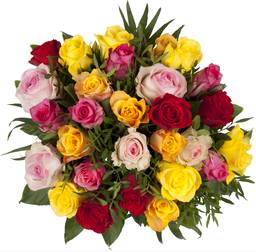
#> input picture Image.png, 256 x 252 px, shrunk from 1195 x 1177 before the run
$ python main.py
#> lines starting #> are read from the running program, lines starting #| are printed output that depends on the picture
### utils.py
import numpy as np
import matplotlib.pyplot as plt


def assignToMean(data, meanVec):
    distMat = []
    for i in range(len(meanVec)):
        diff = data - np.tile(meanVec[i], (data.shape[0], 1))
        distsq = diff ** 2
        dist = np.sum(distsq, axis=1)
        distMat.append(dist)
    distMat = np.asarray(distMat)
    sortedIndex = np.argsort(distMat, axis=0)
    thisCluster = sortedIndex[0, :]
    return thisCluster


def meanCal(data, clstr, k):
    meanVec = []
    for i in range(k):
        meanVec.append(np.mean(data[clstr == i, :], axis=0))
    return meanVec


def KMNS(data, k):
    # initialize
    meanVec = []
    for i in range(k):
        point = 255 / (k - 1)
        meanVec.append(np.array([point * i, point * i, point * i]))

    error = 1e-3
    diff = 1
    count = 0
    while diff >= error:
        count += 1
        clusterIndex = assignToMean(data, meanVec)
        meanVecNew = meanCal(data, clusterIndex, k)
        diff = np.sum((np.array(meanVec) - np.array(meanVecNew)) ** 2)
        meanVec = meanVecNew

    return clusterIndex, meanVec, count


def reconstructImg(dimension, category, mean):
    img = np.zeros((category.shape[0], 3))
    for i in range(len(mean)):
        img[category == i, :] = mean[i]
    img = np.asarray(img)
    img = img.reshape(dimension)
    img = img.astype(int)

    return img


def plotSelect(meanVec):
    color = np.tile(meanVec[0], (300, 1)).reshape((20, 15, 3))
    for i in range(1, len(meanVec)):
        thiscolor = np.tile(meanVec[i], (300, 1)).reshape((20, 15, 3))
        color = np.concatenate((color, thiscolor), axis=1)
    color = color.astype(int)
    plt.imshow(color)
    plt.show()

### main.py
from utils import *
from PIL import Image

image = Image.open('Image.png')
#> image is the input picture: PIL image 256x252 RGBA; mean R, G, B, A 191.1, 162.7, 133, 255
image = image.convert("RGB")
#> image: PIL image 256x252 RGB
imgdata = np.array(image)
plt.imshow(imgdata)
plt.show()

l, w, h = imgdata.shape
#> l = 252; w = 256; h = 3
imgSize = imgdata.shape
#> imgSize = (252, 256, 3)
imgResize = (l * w, h)
#> imgResize = (64512, 3)
imgdata = imgdata.reshape(imgResize)

# K=20
finalD20, finalMean20, count20 = KMNS(imgdata, 20)
#> the loop in KMNS, `while diff >= error:` made 163 passes
#> diff on passes 1 to 3: 82842.2, 9584.7, 2371.6
#> after the loop in KMNS, `while diff >= error:`: count = 163
#> finalMean20 = 20 items, first 6: [26.4, 17.06, 5.28], [52.11, 47.45, 13.6], [103.7, 7.08, 27.97], [74.25, 76.52, 29.37], [157.3, 3.48, 34.62], [179.3, 103.6, 11.83]; count20 = 163
plotSelect(finalMean20)
#> the loop in plotSelect, `for i in range(1, len(meanVec)):` made 19 passes
#> after the loop in plotSelect, `for i in range(1, len(meanVec)):`:
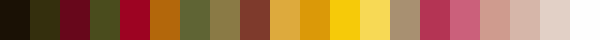
#> color: shape (20, 300, 3) float64 (shown 2 times larger); mean of channels 0, 1, 2 167.2, 118.7, 77.1; drawn as R, G, B
Compressed20 = reconstructImg(imgSize, finalD20, finalMean20)
#> the loop in reconstructImg, `for i in range(len(mean)):` made 20 passes
#> in reconstructImg, `img = img.reshape(dimension)`:
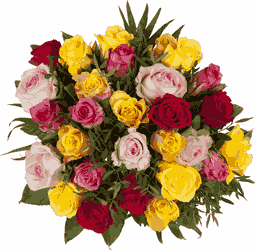
#> img: shape (252, 256, 3) float64; mean of channels 0, 1, 2 191.1, 162.7, 133; drawn as R, G, B
plt.imshow(Compressed20)
plt.show()

# K=10
finalD10, finalMean10, count10 = KMNS(imgdata, 10)
#> the loop in KMNS (call 2), `while diff >= error:` made 74 passes
#> diff on passes 1 to 12: 39815.6, 3922.2, 1793.9, 320, 124.2, 57.74, 43.75, 36.81, 29.28, 30.14, 26.14, 17.65
#> finalMean10 = [[45.5, 34.63, 11.77], [90.56, 89.07, 42.31], [136.2, 8.48, 33.12], [192.3, 127.4, 21.43], [179.8, 68.62, 90.42], [242.2, 194, 9.79], [241.5, 206.3, 78.35], [192.1, 140, 127], [219.3, 191, 179.2], [254.5, 254.5, 254.4]]; count10 = 74
plotSelect(finalMean10)
#> the loop in plotSelect (call 2), `for i in range(1, len(meanVec)):` made 9 passes
#> after the loop in plotSelect (call 2), `for i in range(1, len(meanVec)):`:
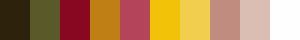
#> color: shape (20, 150, 3) float64 (shown 2 times larger); mean of channels 0, 1, 2 179.4, 131.4, 84.8; drawn as R, G, B
Compressed10 = reconstructImg(imgSize, finalD10, finalMean10)
#> call 2 of reconstructImg, with dimension = (252, 256, 3), category = array of shape (64512,)
#> the loop in reconstructImg (call 2), `for i in range(len(mean)):` made 10 passes
#> in reconstructImg (call 2), `img = img.reshape(dimension)`:
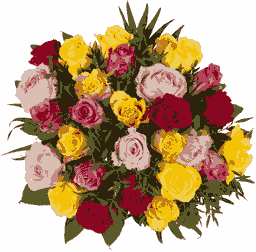
#> img: shape (252, 256, 3) float64; mean of channels 0, 1, 2 191.1, 162.7, 133; drawn as R, G, B
plt.imshow(Compressed10)
plt.show()

# K=5
finalD5, finalMean5, count5 = KMNS(imgdata, 5)
#> finalMean5 = [[64.63, 53.25, 23.86], [150.1, 55.4, 51.18], [234, 185.5, 28.78], [210.1, 168.2, 152], [254.1, 253.9, 253.6]]; count5 = 36
Compressed5 = reconstructImg(imgSize, finalD5, finalMean5)
#> call 3 of reconstructImg, with dimension = (252, 256, 3), category = array of shape (64512,)
#> the loop in reconstructImg (call 3), `for i in range(len(mean)):` made 5 passes
#> in reconstructImg (call 3), `img = img.reshape(dimension)`:
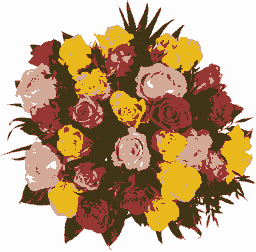
#> img: shape (252, 256, 3) float64; mean of channels 0, 1, 2 191.1, 162.7, 133; drawn as R, G, B
plotSelect(finalMean5)
#> the loop in plotSelect (call 3), `for i in range(1, len(meanVec)):` made 4 passes
#> after the loop in plotSelect (call 3), `for i in range(1, len(meanVec)):`:
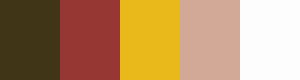
#> color: shape (20, 75, 3) float64 (shown 4 times larger); mean of channels 0, 1, 2 182.6, 143.2, 101.9; drawn as R, G, B
plt.imshow(Compressed5)
plt.show()

# K=3
finalD3, finalMean3, count3 = KMNS(imgdata, 3)
#> finalMean3 = [[93.43, 49.88, 31.69], [216.9, 165, 73.54], [251.6, 249.3, 248.4]]; count3 = 10
Compressed3 = reconstructImg(imgSize, finalD3, finalMean3)
#> call 4 of reconstructImg, with dimension = (252, 256, 3), category = array of shape (64512,)
#> the loop in reconstructImg (call 4), `for i in range(len(mean)):` made 3 passes
#> in reconstructImg (call 4), `img = img.reshape(dimension)`:
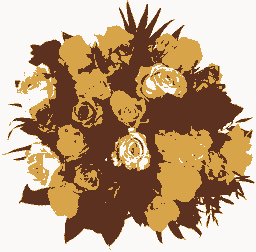
#> img: shape (252, 256, 3) float64; mean of channels 0, 1, 2 191.1, 162.7, 133; drawn as R, G, B
plt.imshow(Compressed3)
plt.show()
